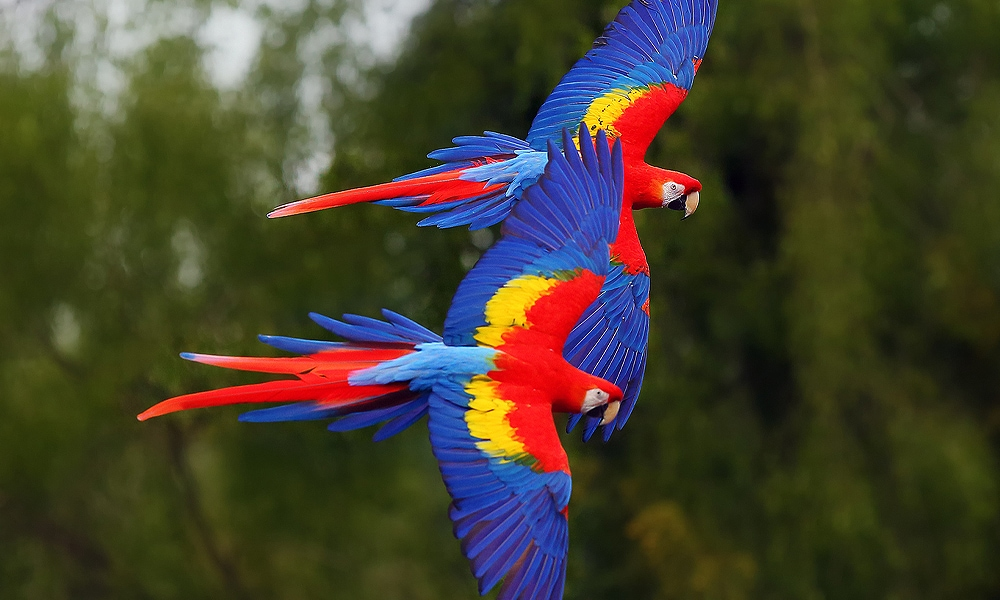
#> input picture invertImage/parrot.jpg, 1000 x 600 px
$ python -i Morfoloji.py   (imports and definitions only)
#> lines starting #> are read from the running program, lines starting #| are printed output that depends on the picture; after the words box and inside, x2 and y2 are one past the last pixel; in counts of white or black regions, pixels touching at a corner belong together
import cv2
import numpy as np

# [24 lines left out: functions erosion, dilation, not called in this run]

#Gradient işlemi genişleme - erozyon işlemidir. Manuel olarak yapılabildiği gibi morphologyEx kullanılarak da yapılabilir
def gradient(path):
#> called with path = '../invertImage/parrot.jpg'
    path = "./" + path
    image_gray = cv2.imread(path, 0)
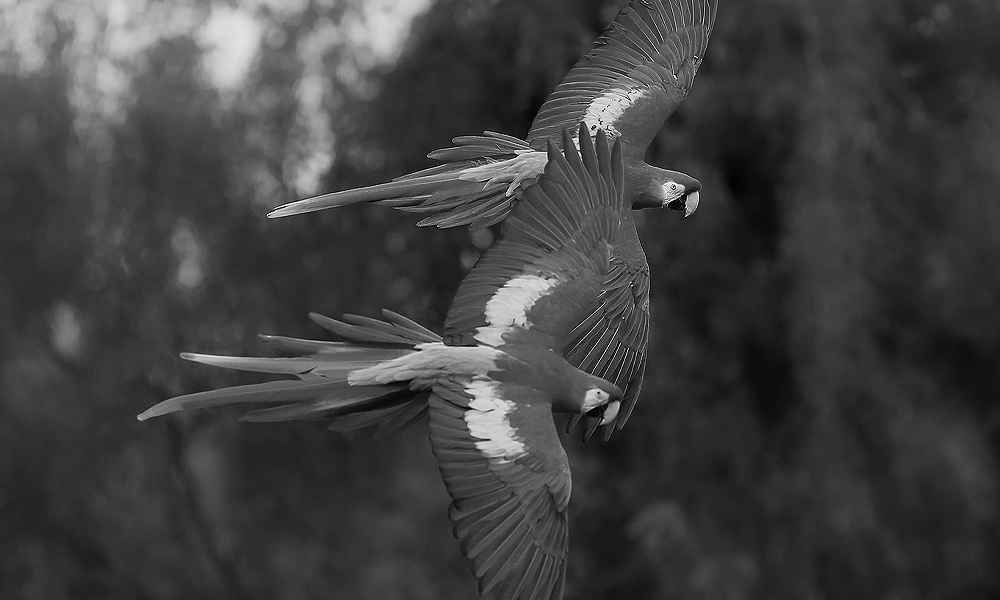
#> image_gray: shape (600, 1000); min 0, max 255, mean 64

    _, image_thresh = cv2.threshold(image_gray, 120, 255, cv2.THRESH_BINARY)
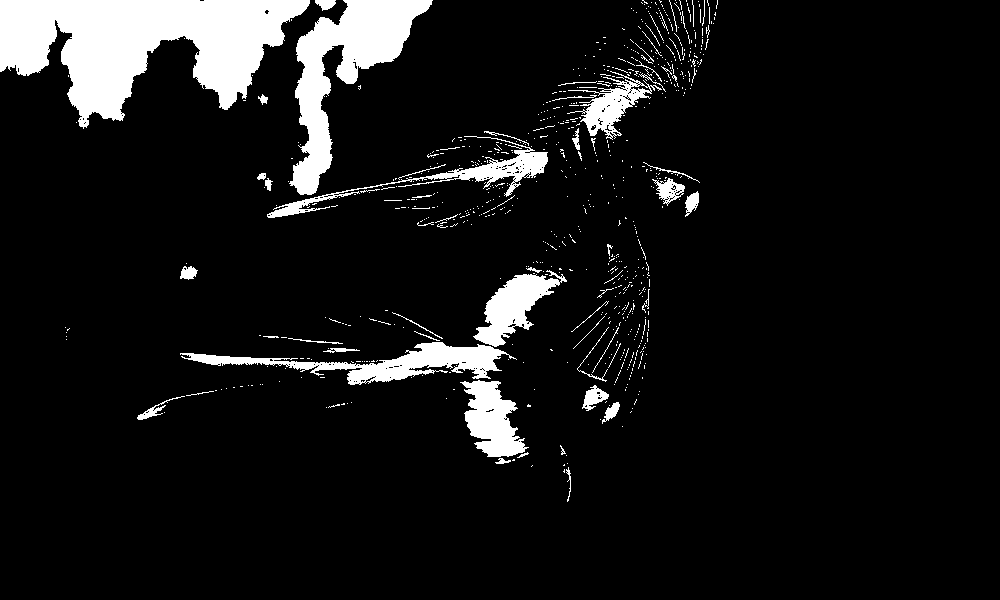
#> image_thresh: shape (600, 1000); 8.8% white; 757 white regions (696 under 20 px), largest, box (x1, y1, x2, y2) and area: (0, 0, 310, 129) 22021, (289, 0, 433, 195) 9575, (180, 342, 517, 385) 4651
    kernel = np.ones((5, 5), np.uint8)
    image_erode = cv2.erode(image_thresh, kernel, iterations=1)
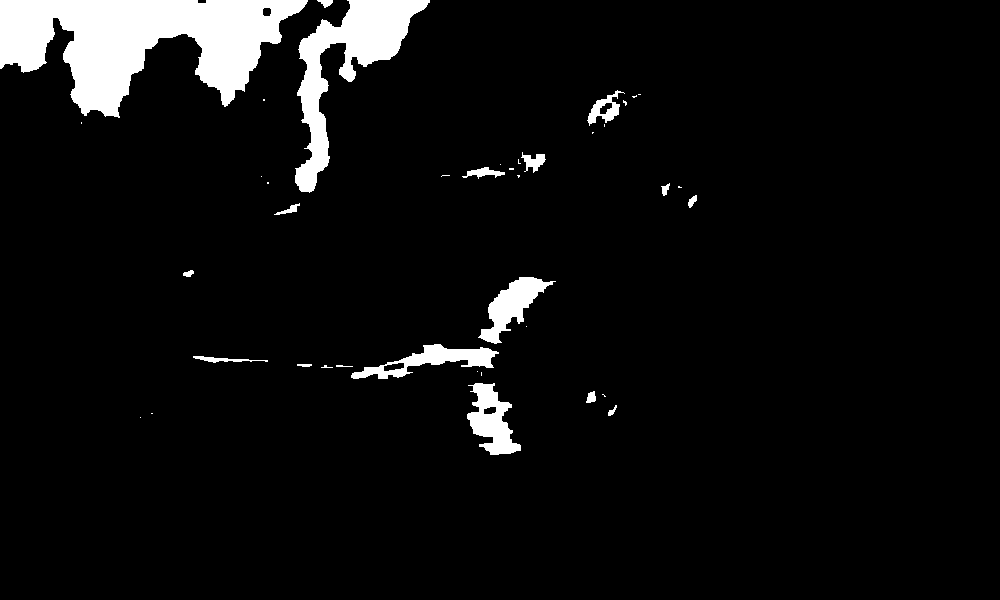
#> image_erode: shape (600, 1000); 5.9% white; 40 white regions (22 under 20 px), largest, box (x1, y1, x2, y2) and area: (0, 0, 308, 118) 20038, (295, 0, 430, 193) 7791, (467, 383, 521, 455) 2048
    image_dilate = cv2.dilate(image_thresh,kernel,iterations=1)
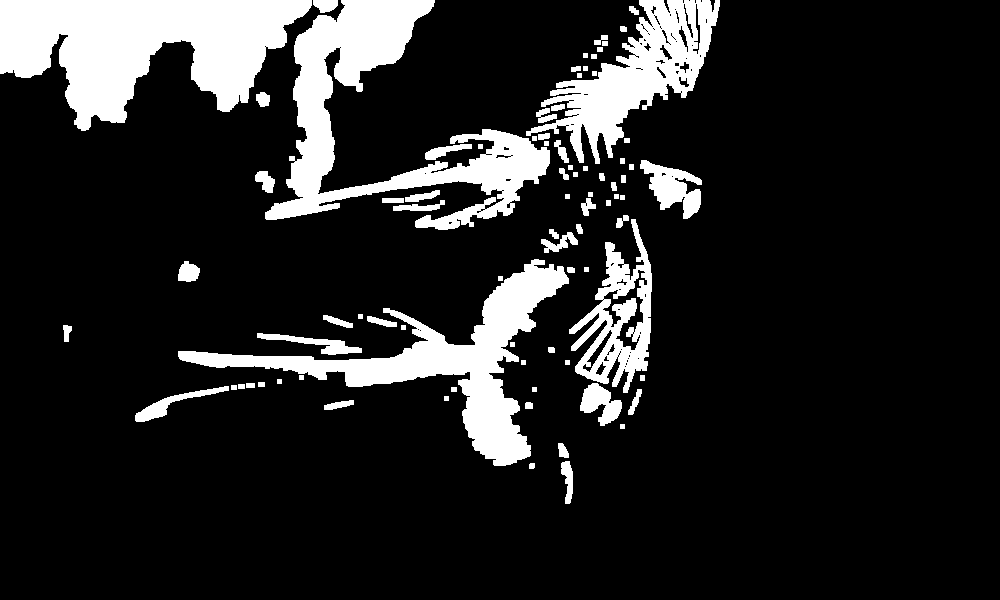
#> image_dilate: shape (600, 1000); 14.5% white; 84 white regions, largest, box (x1, y1, x2, y2) and area: (0, 0, 312, 131) 23970, (265, 0, 550, 230) 19629, (178, 259, 569, 466) 16012
    image_gradient = image_dilate-image_erode
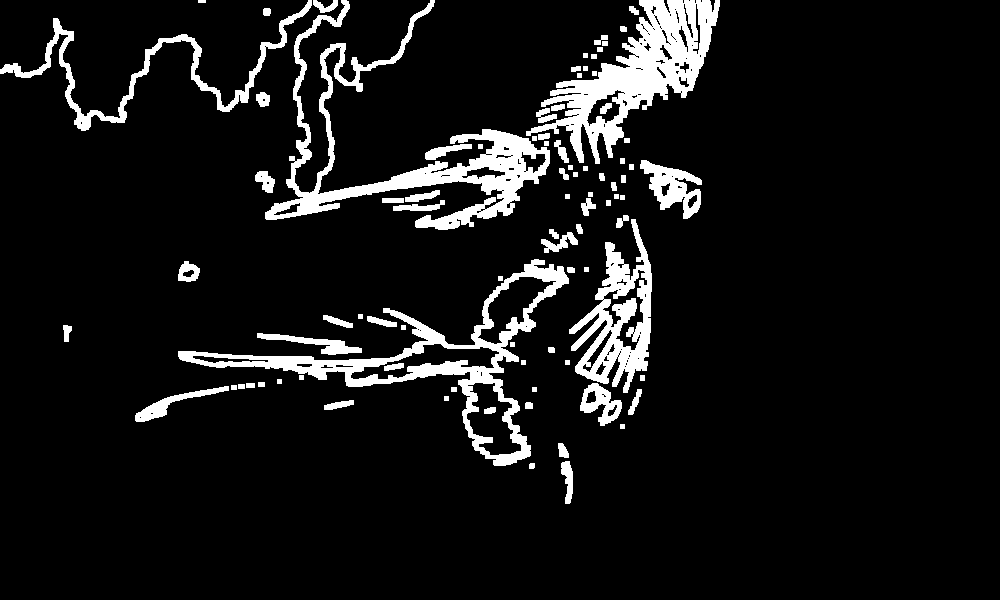
#> image_gradient: shape (600, 1000); 8.6% white; 89 white regions, largest, box (x1, y1, x2, y2) and area: (265, 0, 550, 230) 11205, (526, 0, 720, 164) 10740, (178, 259, 569, 466) 9615
    image_gradient_with_morphologyEx = cv2.morphologyEx(image_thresh,cv2.MORPH_GRADIENT,kernel)

    cv2.imshow("Image Gradient", image_gradient)
    cv2.imshow("Image Gradient with morphologyEx",image_gradient_with_morphologyEx)

    cv2.waitKey(0)
    cv2.destroyAllWindows()


#Açma işlemi = erozyon + genişleme işlemlerinin sırayla uygulanmasıdır. Manuel yapılabileceği gibi morphologyEx kullanılarak da yapılabilir
# [54 lines left out: functions opening, closing, ust_sapka_donusumu, alt_sapka_donusumu, not called in this run]

>>> result = gradient('../invertImage/parrot.jpg')
